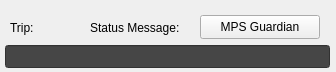
  <widget class="PyDMFrame" name="PyDMFrame_9">
   <property name="geometry">
    <rect>
     <x>8</x>
     <y>404</y>
     <width>336</width>
     <height>72</height>
    </rect>
   </property>
   <property name="toolTip">
    <string/>
   </property>
   <widget class="QLabel" name="label_23">
    <property name="geometry">
     <rect>
      <x>10</x>
      <y>20</y>
      <width>30</width>
      <height>15</height>
     </rect>
    </property>
    <property name="text">
     <string>Trip:</string>
    </property>
   </widget>
   <widget class="PyDMDrawingRectangle" name="PyDMDrawingRectangle_6">
    <property name="geometry">
     <rect>
      <x>50</x>
      <y>20</y>
      <width>20</width>
      <height>15</height>
     </rect>
    </property>
    <property name="toolTip">
     <string/>
    </property>
    <property name="alarmSensitiveContent" stdset="0">
     <bool>true</bool>
    </property>
    <property name="alarmSensitiveBorder" stdset="0">
     <bool>true</bool>
    </property>
    <property name="channel" stdset="0">
     <string>SIOC:SYS0:ML00:AO466</string>
    </property>
    <property name="brush" stdset="0">
     <brush brushstyle="SolidPattern">
      <color alpha="255">
       <red>0</red>
       <green>220</green>
       <blue>0</blue>
      </color>
     </brush>
    </property>
    <property name="penStyle" stdset="0">
     <enum>Qt::SolidLine</enum>
    </property>
   </widget>
   <widget class="QLabel" name="label_24">
    <property name="geometry">
     <rect>
      <x>90</x>
      <y>20</y>
      <width>100</width>
      <height>15</height>
     </rect>
    </property>
    <property name="text">
     <string>Status Message:</string>
    </property>
   </widget>
   <widget class="PyDMEDMDisplayButton" name="PyDMEDMDisplayButton_18">
    <property name="geometry">
     <rect>
      <x>200</x>
      <y>15</y>
      <width>120</width>
      <height>24</height>
     </rect>
    </property>
    <property name="toolTip">
     <string/>
    </property>
    <property name="text">
     <string>MPS Guardian</string>
    </property>
    <property name="filenames" stdset="0">
     <stringlist>
      <string>guardian.edl</string>
     </stringlist>
    </property>
    <property name="showIcon" stdset="0">
     <bool>false</bool>
    </property>
   </widget>
   <widget class="PyDMLineEdit" name="PyDMLineEdit">
    <property name="geometry">
     <rect>
      <x>5</x>
      <y>45</y>
      <width>325</width>
      <height>23</height>
     </rect>
    </property>
    <property name="toolTip">
     <string/>
    </property>
    <property name="styleSheet">
     <string notr="true">background-color: #464646;</string>
    </property>
    <property name="precisionFromPV" stdset="0">
     <bool>false</bool>
    </property>
    <property name="alarmSensitiveContent" stdset="0">
     <bool>true</bool>
    </property>
    <property name="channel" stdset="0">
     <string>SIOC:SYS0:ML00:CA002</string>
    </property>
    <property name="displayFormat" stdset="0">
     <enum>PyDMLineEdit::String</enum>
    </property>
   </widget>
  </widget>
